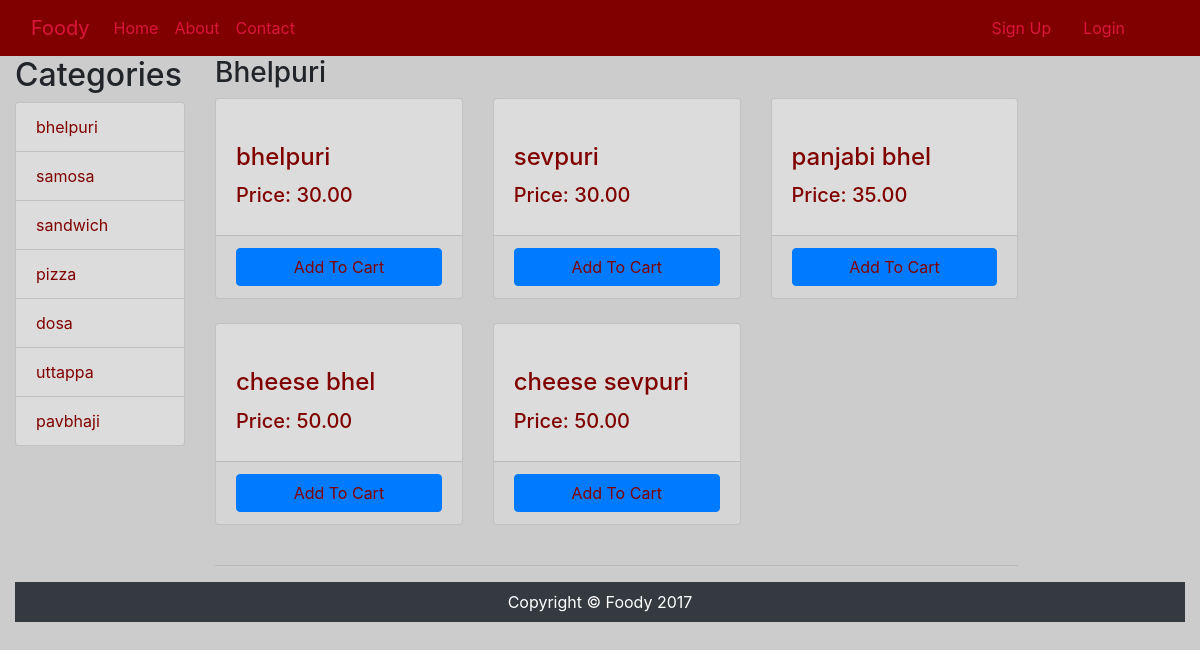
Screenshot of /bycategory.php?source=bhelpuri with the database file from the repository.
### tables this page shows
CREATE TABLE `category` (
  `cat_id` int(11) NOT NULL,
  `cat_name` varchar(55) NOT NULL
);

CREATE TABLE `items` (
  `item_id` int(11) NOT NULL,
  `item_name` varchar(55) NOT NULL,
  `item_img` varchar(22) NOT NULL,
  `item_category` varchar(55) NOT NULL,
  `item_price` decimal(7,2) NOT NULL
);

### bycategory.php (the view, shortened to what this page needs)
<?php include('includes/header.php'); ?>
<?php include('includes/navigation.php'); ?>
    <div class="container-fluid">
      <div class="row">
        <div class="col-md-2">
        	<h2>Categories</h2>
          <div class="list-group">
          	<?php
          		$query = "SELECT * FROM category";
              $ret_cat = mysqli_query($con, $query);
              while($row = mysqli_fetch_array($ret_cat)) {
                $cat_title = $row['cat_name'];
                echo "<a style='background-color: #DCDCDC;color:#800000;' href='bycategory.php?source={$cat_title}' class='list-group-item'>{$cat_title}</a>";
              }
          	 ?>
          </div>
        </div>
        <div class="col-lg-10">
          <div class="row">
            <?php
              if(isset($_GET['source'])) {
                $source = $_GET['source'];
              } else {
                $source = "";
              }
              switch($source) {
                case 'bhelpuri':
                  include('by_category/bhelpuri.php');
                  break;
            }
            ?>
        </div>
      </div>
    </div>
    <?php include('includes/footer.php'); ?>

### by_category/bhelpuri.php (shortened to what this page needs)
<?php include('create_carts.php'); ?>
  <div class="col-lg-10">
    <h3>Bhelpuri</h3>
    <div class="row">
      <?php
        $query = "SELECT * FROM items WHERE item_category = 'BHELPURI'";
        $ret_item = mysqli_query($con, $query);
        while($row = mysqli_fetch_array($ret_item)) {
          $item_id = $row['item_id'];
          $item_name = $row['item_name'];
          $item_img = $row['item_img'];
          $item_price = $row['item_price'];
        ?>
          <div class="col-lg-4 col-md-6 mb-4">
        <div class="card h-100">
        <?php
          echo "<a href='#''><img class='card-img-top' src='admin/images/$item_img' alt=''></a>";
        ?>
          <div class="card-body">
            <h4 class="card-title">
      <?php
              echo "<a href='#'>$item_name</a>";
        ?>
            </h4>
      <?php
            echo "<h5>Price: $item_price</h5>";
        ?>
          </div>
          <div class="card-footer">
            <?php
              echo "<a href='bycategory.php?source=bhelpuri&item_id={$item_id}' class='btn btn-primary btn-block'>Add To Cart</a>";
             ?>
          </div>
        </div>
      </div>
       <?php
        }
       ?>
    </div>
      <hr>
  </div>

### css/shop-homepage.css (style rules this page uses)
body { padding-top: 54px; }
@media (min-width: 992px) { body { padding-top: 56px; } }

### css/style.css (style rules this page uses)
body { background: rgb(204,204,204); }

### includes/navigation.php (style rules this page uses)
a { color: #DC143C; }

### bycategory.php (style rules this page uses)
.card { background-color: #DCDCDC; }
.card { color: #800000; }
.card a { color: #800000; }

### rows the page displays
category: cat_name "bhelpuri"
category: cat_name "samosa"
category: cat_name "sandwich"
category: cat_name "pizza"
category: cat_name "dosa"
category: cat_name "uttappa"
category: cat_name "pavbhaji"
items: item_name "bhelpuri", item_price "30.00"
items: item_name "sevpuri", item_price "30.00"
items: item_name "panjabi bhel", item_price "35.00"
items: item_name "cheese bhel", item_price "50.00"
items: item_name "cheese sevpuri", item_price "50.00"
